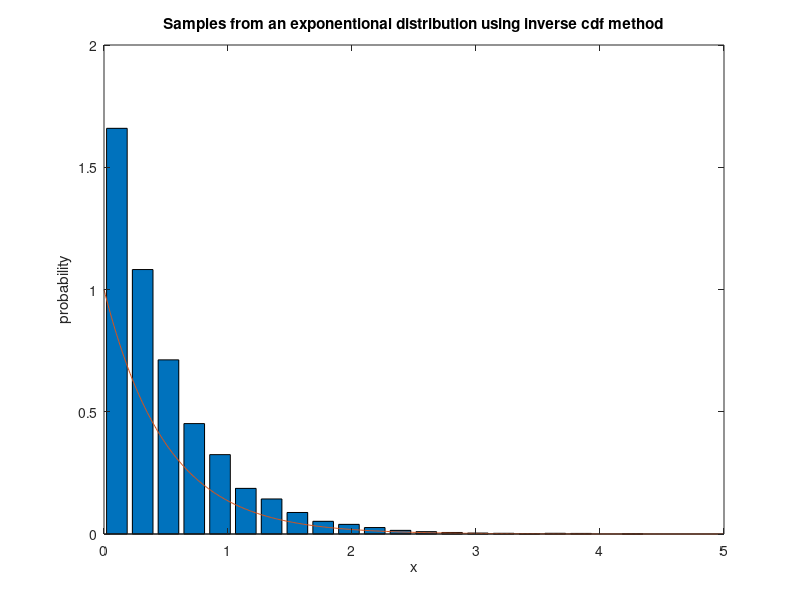

MATLAB code to generate this figure: (Note: this script raises an error after producing the figure.)
clear
addpath('Statistics')
%% Inverse CDF
% 1 - Generate u \sim U([0,1])
N = 10000;
u = rand(N,1);
lambda = 2;
% 2 - Compute inverse cdf of u
x = (1/lambda) * log(1./(1-u));

% Compute histogram
[h,c] = hist(x,21);
delta = c(2)-c(1);
h = h ./ sum(h) / delta;
% Compute theoretical pdf
pdf = lambda * exp(-lambda .* (0:0.01:5));
pdf = pdf ./ max(pdf);
% Plot results
figure(1)
clf
bar(c,h)
hold on
plot((0:0.01:5),pdf)
xlabel('x')
ylabel('probability')
title('Samples from an exponentional distribution using inverse cdf method')

%% Accep-Reject
N = 10000;
M = 5;
max_iter = 100;
for n = 1:N
    cur_iter = 1;
    % 1 - Generate u \sim U([0,1]
    u = rand(1);
    % 2 - Generate x \sim g(x)
    aux = trnd(1,1,1);
    % 3 - Stopping criterion
    stop = (normpdf(aux) / (M * cauchypdf(aux,1))) > u;
    while ~stop
        % 1 - Generate u \sim U([0,1]
        u = rand(1);
        % 2 - Generate x \sim g(x)
        aux = trnd(1,1,1);
        cur_iter = cur_iter + 1;
        % 3 - Stopping criterion
        stop = ((normpdf(aux) / (M * cauchypdf(aux,1))) > u) | (cur_iter > max_iter);
    end
    x(n) = aux;
end

[h,c] = hist(x,21);
delta = c(2)-c(1);
h = h ./ sum(h) / delta;

pdf = normpdf(-5:0.01:5);
pdf = pdf ./ max(pdf);

figure(1)
clf
bar(c,h)
hold on
plot(-5:0.01:5,pdf)
xlabel('x')
ylabel('probability')
title('Samples from an normal distribution using accept-reject method')

%% Metropolis-Hasting
N = 20000;
t0 = 5000;
a = -20;
b = 20;

x_c = [];
t = 1;
x = 0;
while length(x_c) < N
    y = (b-a)*rand(1)+a;
    p = min(1, normpdf(y)/normpdf(x));
    if rand(1) < p
        x = y;
    end
    if t > t0
        x_c = [x_c, x];
    end
    t = t + 1;
end

[h,c] = hist(x_c,21);
delta = c(2)-c(1);
h = h ./ sum(h) / delta;

pdf = normpdf(-5:0.01:5);
pdf = pdf ./ max(pdf);

figure(1)
clf
bar(c,h)
hold on
plot(-5:0.01:5,pdf)
xlabel('x')
ylabel('probability')
title('Samples from an normal distribution using Metropolis-Hasting method')

%% Truncated normal variable
mu = 1;
sigma = 2;

mu_m = -4;
mu_p = 1;

N = 10000;

for n = 1:N
    x(n) = univariate_truncated_randn(mu, mu_m, mu_p, sigma);
end

[h,c] = hist(x,21);
delta = c(2)-c(1);
h = h ./ sum(h) / delta;

pdf = normpdf(-10:0.01:10, mu, sqrt(sigma));
pdf = pdf ./ max(pdf);

figure(1)
clf
bar(c,h)
hold on
plot(-10:0.01:10,pdf)
xlabel('x')
ylabel('probability')
title('Samples from an normal distribution using Metropolis-Hasting method')

%%
% mu = [1,5];
% sigma = [0.5,2];
% p = [0.7,0.3];
% N = 10000;
% 
% for n = 1:N
%     u = rand(1);
%     if u < p(1)
%         x(n) = mu(1) + sqrt(sigma(1))*randn(1);
%     end
%     for k = 2:length(p)
%         if (u > sum(p(1:k-1))) && (u <= sum(p(1:k)))
%             x(n) = mu(k) + sqrt(sigma(k))*randn(1);
%         end
%     end
% end
% x_v = -5:0.01:12;

mu = 5;
sigma = 2;

x = mu + sqrt(sigma) * randn(N,1);
x_v = -2:0.01:12;

[h,c] = hist(x,21);
delta = c(2)-c(1);
h = h ./ sum(h) / delta;

%pdf = mixture_normpdf(-5:0.01:12, mu, sqrt(sigma),p);
pdf = normpdf(x_v, mu, sqrt(sigma));
%pdf = pdf ./ max(pdf);

figure(1)
clf
bar(c,h)
hold on
plot(x_v,pdf)
xlabel('x')
ylabel('probability')
legend('Normalized Histogram', 'Fitted pdf')
